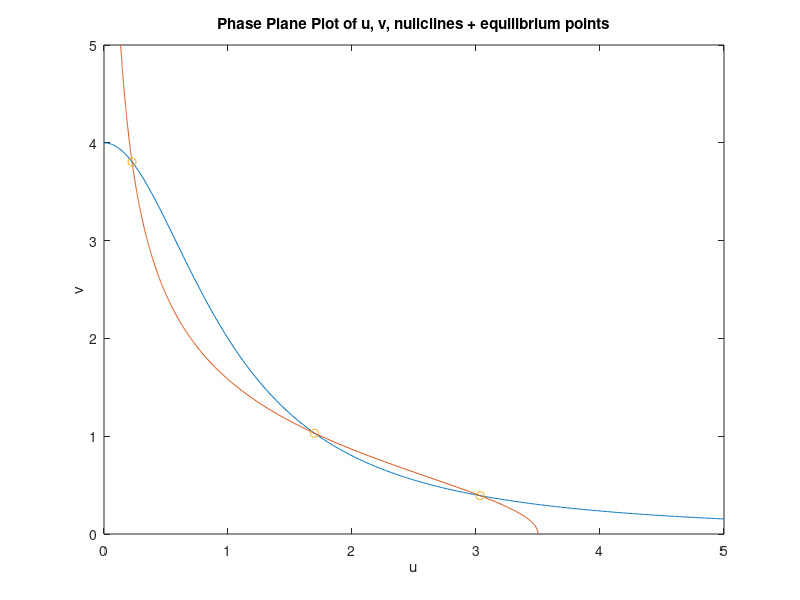
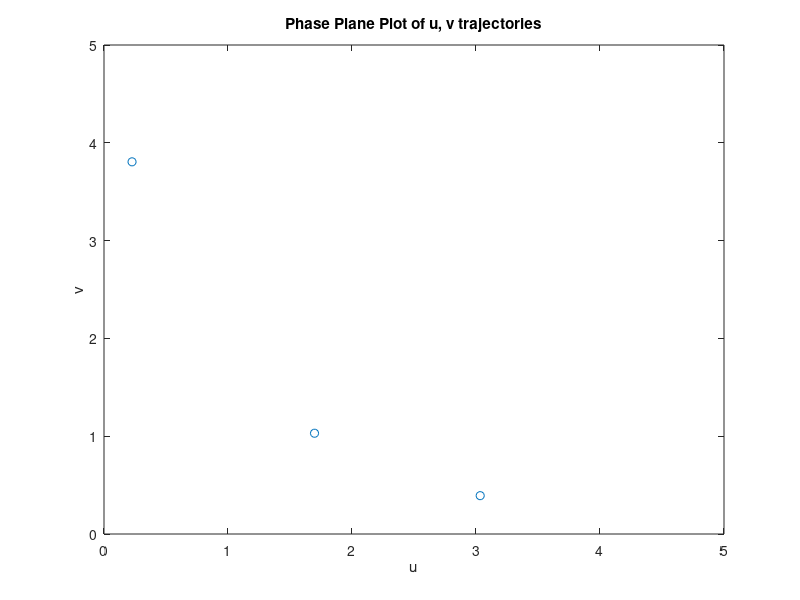

Write the MATLAB code that produced these figures, in order. (Note: this script raises an error after producing the figures.)
%% Lab 3: Non-linear systems
% Samantha Sun
% BIOEN 585
% 20190417

clear all; close all; clc
plotOn = 0;

%% Question 1: Stability Analysis

% solve for nullclines + equilibrium points - plot on phase plane plot
a1 = 3.5;
a2 = 4;
beta = 2;

% polynomial eqn - solving for u, v
u_co = [2, -2*a1, 4, -4*a1, 2*(a2^2+1), -2*a1];   % polynomial coefficients (found analytically)
null_u = roots(u_co);
null_u = null_u (null_u > 0);
null_v = a2 ./ (1 + null_u.^2);

% plotting polynomial
u = 0:0.01:5;
v = 0:0.01:5;
u_null = a1./(1+v.^2);
v_null = a2./(1+u.^2);

figure;
plot(u,v_null)
hold on
plot(u_null,v)
plot(null_u, null_v, 'o')
xlabel('u')
ylabel('v')
xlim([0 5])
ylim([0 5])
title('Phase Plane Plot of u, v, nullclines + equilibrium points')

% stability analysis - get eigenvalues @ each eq point
J1 = [-1, -2*null_v(1)*a1/((1+null_v(1)^2)^2);
        -2*null_u(1)*a2/((1+null_u(1)^2)^2), -1];
[V1,D1] = eig(J1);
    
J2 = [-1, -2*null_v(2)*a1/(1+null_v(2)^2)^2;
    -2*null_u(2)*a2/(1+null_u(2)^2)^2, -1];
[V2,D2] = eig(J2);

J3 = [-1, -2*null_v(3)*a1/(1+null_v(3)^2)^2;
    -2*null_u(3)*a2/(1+null_u(3)^2)^2, -1];
[V3,D3] = eig(J3);

%% Question 2: Phase Plane Analysis

clearvars -except null_u null_v a1 a2 V1 D1 V2 D2 V3 D3

% define eq points
eq1 = [null_u(1), null_v(1)];
eq2 = [null_u(2), null_v(2)];
eq3 = [null_u(3), null_v(3)];

% solve trajectories for array of initial conditions

% real-time plotting magic
figure;
plot(null_u, null_v, 'o')
hold on
xlabel('u')
ylabel('v')
xlim([0 5])
ylim([0 5])
title('Phase Plane Plot of u, v trajectories')

tspan = [0 50];
for i = 0:5
    u0 = i;
    for j = 0:5
        v0 = j;
        [t,y] = ode45(@ode_uv,tspan,[u0 v0]);
        u = y(:,1);
        v = y(:,2);
        
        % colors + add to plot
        if [round(u(end),2), round(v(end),2)] == round(eq1,2)
            plot(u,v,'Color','[0.929 0.694 0.098]') % gold
        end
        
        if [round(u(end),2),round(v(end),2)] == round(eq2,2)
            plot(u,v,'c') % cyan
        end
        
        if [round(u(end),2),round(v(end),2)] == round(eq3,2)
            plot(u,v,'Color','[0.494 0.184 0.556]') % PURPLE
        end
        %pause(0.1)
        
    end
end

% plotting eigenvalues + eigenvectors (EXTRA CREDIT)
% line centered @ each EQ point, length of eigenvalue + direction
% of eigenvector 
% color black or red depending on sign of eigenvalue
% black = pos, red = neg
Ds = [diag(D1); diag(D2); diag(D3)];
EQs = [eq1; eq2; eq3];
Vs = [V1; V2; V3];

for idx = 1:3
    D = Ds(2*idx-1:2*idx);
    eq = EQs(idx,:);
    V = Vs(2*idx-1:2*idx,:);
    x_eq1 = [eq(1) - V(1,1)*sqrt(2)*D(1),eq(1) + V(1,1)*sqrt(2)*D(1)];
    y_eq1 = [eq(2) - V(2,1)*sqrt(2)*D(1),eq(2) + V(2,1)*sqrt(2)*D(1)];
    if D(1) > 0
        plot(x_eq1,y_eq1,'-k')
    else
        plot(x_eq1,y_eq1,'-r')
    end

    x_eq1b = [eq(1) - V(1,2)*sqrt(2)*D(2),eq(1) + V(1,2)*sqrt(2)*D(2)];
    y_eq1b = [eq(2) - V(2,2)*sqrt(2)*D(2),eq(2) + V(2,2)*sqrt(2)*D(2)];
    % plot(x_eq1b,y_eq1b,'-r')
    
    if D(2) > 0
        plot(x_eq1b,y_eq1b,'-k')
    else
        plot(x_eq1b,y_eq1b,'-r')
    end
end

%% Question 3: Bifurcation Analysis
% reproduce Gardner Fig 2, panels a, b, c
clearvars

a1 = 7;
a2 = 7;
a_mod = 3;
beta = 2;

% plotting polynomial
u = 0:0.01:10;
v = 0:0.01:10;
u_null = a1./(1+v.^2);
v_null = a2./(1+u.^2);
v_null_mod = a_mod./(1+u.^2);

figure;

subplot(2,2,1) % panel a
plot(u,v_null)
hold on
plot(u_null,v)
plot([0 10],[0 10],'k--')
xlabel('u')
ylabel('v')
xlim([0 8])
ylim([0 8])
title('Balanced promoter strengths')
set(gca,'XTickLabel',[],'YTickLabel',[]);

subplot(2,2,2) % panel b
plot(u,v_null_mod)
hold on
plot(u_null,v)
xlabel('u')
ylabel('v')
xlim([0 8])
ylim([0 8])
title('Unbalanced promoter strengths')
set(gca,'XTickLabel',[],'YTickLabel',[]);

subplot(2,2,3) % panel c
ln_a1 = [1:10, 10:10:100, 100:100:1000];
ln_a2 = [1:10, 10:10:100, 100:100:1000];

% for each alpha value, find the bifurcation lines
% for each alpha pair - does it produce a bistable switch
% or does it have 0, 1, 2, 3 points of intersection
% 0 - no stability
% 1 - monostability
% 2+ bistable

for i = ln_a1
    for j = ln_a2
        % find number of intersection pts
        u_co = [2, -2*i, 4, -4*i, (j^2+1)*2, -2*i];   % polynomial coefficients (found analytically)
        null_u = roots(u_co);
        null_u = null_u (null_u > 0);
        insx = sum(null_u == real(null_u));
        if (insx == 1)
            % monostable - black
            plot(log(i),log(j),'ko'); hold on
        elseif insx == 3
            % bistable - red
            plot(log(i),log(j),'ro'); hold on
        end
        xlim([0 log(ln_a1(end))]);
        ylim([0 log(ln_a2(end))]);
        xlabel('log(a1)')
        ylabel('log(a2)')
        title('Bifurcation plot')
        set(gca,'XTickLabel',[],'YTickLabel',[]);
    end
end

%% Question 4: Model building - nondimensionalization

